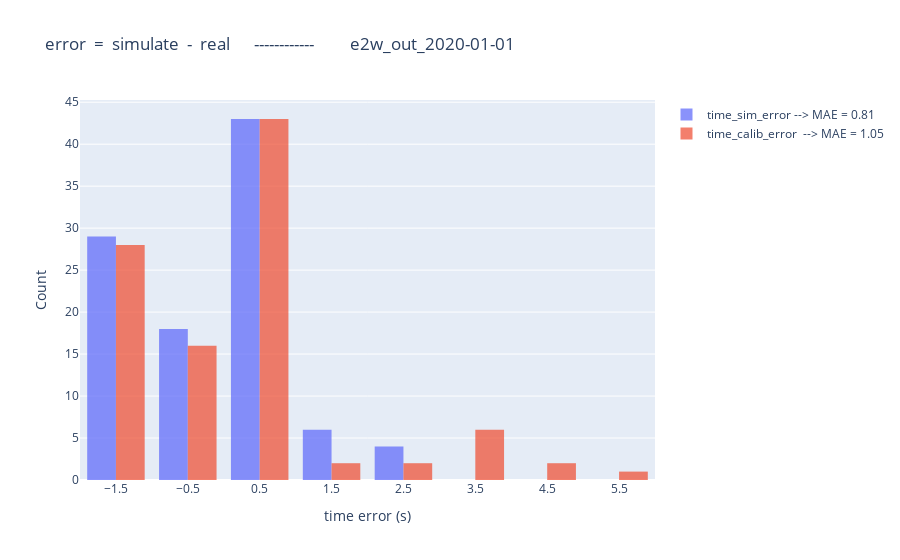

Notebook cell for this chart:
### Code cell
import plotly.graph_objects as go

fig = go.Figure()

xbins=dict(
        start=-4,  # Bin start
        end=11,    # Bin end
        size=1    # Bin size (width of each bin)
    )
sim_MAE = round(abs(compare_df['time_sim_error']).mean(),2)
calib_MAE = round(abs(compare_df['time_calib_error']).mean(),2)

fig.add_trace(go.Histogram(x=compare_df['time_sim_error'], name=f"time_sim_error --> MAE = {sim_MAE}", opacity=0.75, xbins=xbins))
fig.add_trace(go.Histogram(x=compare_df['time_calib_error'], name=f"time_calib_error  --> MAE = {calib_MAE}", opacity=0.75, xbins=xbins))

fig.update_layout(
    barmode='group',  # Use 'overlay' if you want stacked look
    xaxis_title='time error (s)',
    yaxis_title='Count',
    title=f"error  =  simulate  -  real      ------------         {postfix}"
)

fig.show()
fig.write_html(f"diagram/hist_time_error_{postfix}.html")

### Figure 1 — Plotly figure (JSON) as saved in the notebook; plotly's stock layout.template omitted (floating-point values rounded to 4 significant figures)
{"data": [{"name": "time_sim_error --> MAE = 0.81", "opacity": 0.75, "type": "histogram", "x": [0.36, -1.18, -0.49, 0.36, 0.63, 2.14, 0.63, -0.22, 0.36, -1.18, -0.11, 0.36, -1.18, -0.06, 0.36, -1.32, 0.36, 0.36, -1.27, 0.36, 1.26, -1.09, 0.63, -1.09, -1.18, -1.09, -0.17, 0.85, -0.49, 0.36, 0.63, 0.85, -0.49, 0.63, -1.18, 0.63, 0.36, 1.26, -1.27, -0.49, 0.36, -0.22, 0.6, -1.24, -0.75, -1.27, -0.49, 0.36, 0.26, -1.32, -0.07, 0.63, -1.18, -0.49, -1.27, -0.22, -1.18, -1.09, -0.49, 0.36, -0.06, 0.63, -1.18, 0.36, -1.18, -1.74, 0.07, 0.73, -1.18, 0.36, 0.36, 1.26, 2.16, 0.63, -1.74, 0.63, -1.18, 2.91, -1.09, -0.49, 0.51, 1.51, 2.51, 0.36, -0.49, 0.36, 0.36, 0.51, 0.63, 0.36, -1.74, -1.18, 0.51, 1.51, -1.18, 0.36, 1.26, -1.18, 0.93, 0.36], "xbins": {"end": 11, "size": 1, "start": -4}}, {"name": "time_calib_error  --> MAE = 1.05", "opacity": 0.75, "type": "histogram", "x": [0.36, -1.18, -0.49, 0.36, 0.63, 2.53, 0.63, -0.22, 0.36, -1.18, -0.11, 0.36, -1.18, -0.06, 0.36, -1.32, 0.36, 0.36, -1.27, 0.36, 3.89, -1.09, 0.63, -1.09, -1.18, -0.84, -0.17, 0.85, -0.49, 0.36, 0.63, 0.85, -0.49, 0.63, -1.18, 0.63, 0.36, 3.24, -1.27, -0.49, 0.36, -0.22, 2.52, -1.24, 0.01, -1.27, -0.49, 0.36, 1.92, -1.32, -0.07, 0.63, -1.18, 0.55, -1.27, -0.22, -1.18, -1.09, 0.44, 0.36, -0.06, 0.63, -1.18, 0.36, -1.18, -1.74, 0.47, 0.97, -1.18, 0.36, 0.36, 3.65, 0.61, 0.63, -1.74, 0.63, -1.18, 3.0, -1.09, -0.49, 3.56, 3.41, 5.95, 0.36, -0.49, 0.36, 0.36, 0.51, 0.63, 0.36, -1.74, -1.18, 0.6, 4.26, -1.18, 0.36, 4.25, -1.18, 1.41, 0.36], "xbins": {"end": 11, "size": 1, "start": -4}}], "layout": {"barmode": "group", "title": {"text": "error  =  simulate  -  real      ------------         e2w_out_2020-01-01"}, "xaxis": {"title": {"text": "time error (s)"}}, "yaxis": {"title": {"text": "Count"}}}}
